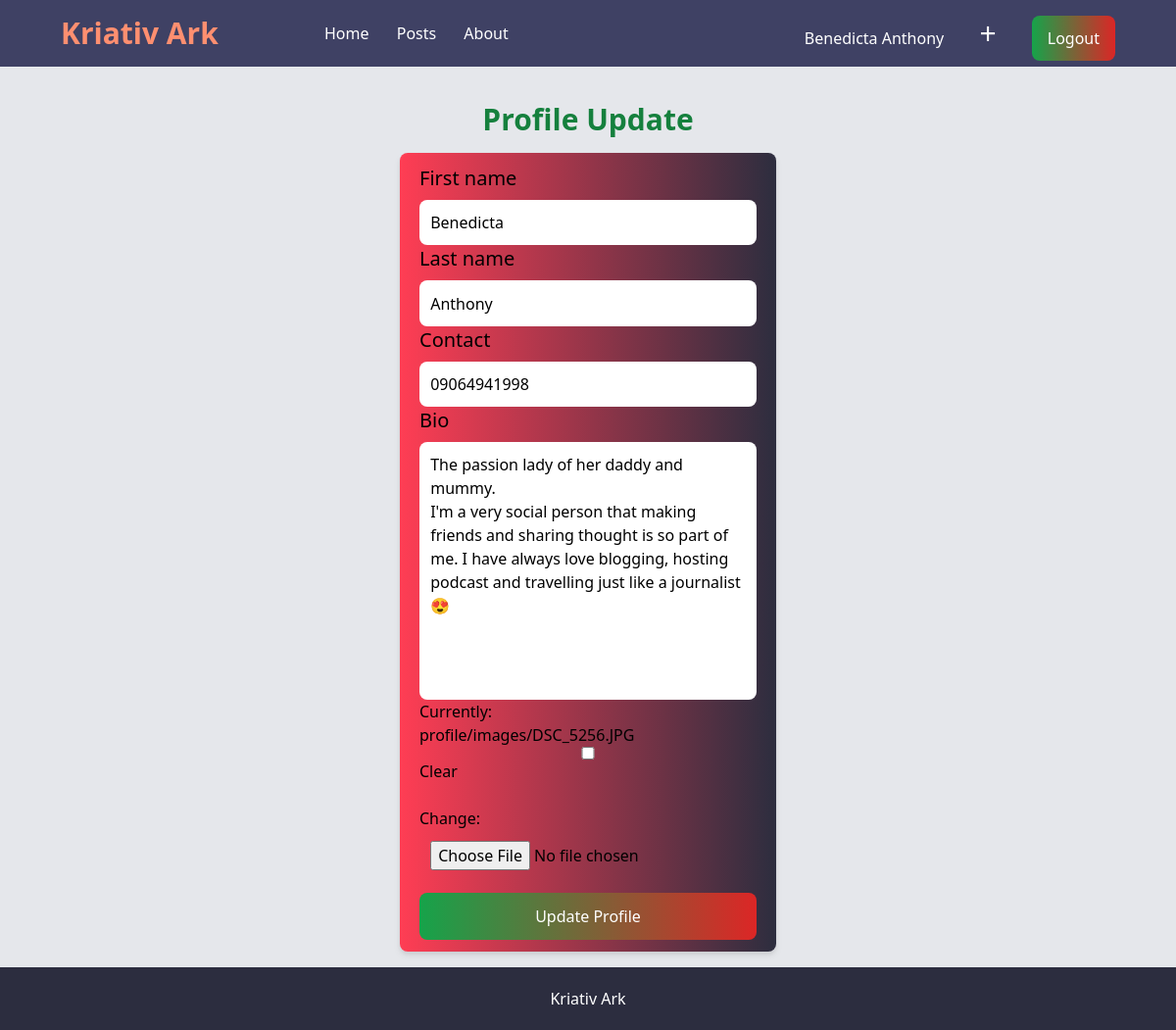
/accounts/update-profile/ (signed in), run on the app's committed database.
### users/models.py (models this page shows, shortened)
class Profile(models.Model):
    user = models.OneToOneField(User, on_delete=models.CASCADE)
    first_name = models.CharField(max_length=100)
    last_name = models.CharField(max_length=100)
    contact = models.CharField(max_length=15, blank=True, null=True)
    bio = models.TextField(max_length=300)
    image = models.ImageField(upload_to="profile/images", blank=True, null=True)
    slug = models.SlugField(max_length=255, db_index=True)
    def __str__(self) -> str:
        return f"{self.first_name} {self.last_name}"

### users/views.py (the view)
# urls.py: path("update-profile/", views.update_profile, name="update-profile"),
@login_required
def update_profile(request):
    profile = request.user.profile
    form = CreateProfile(instance=profile)
    if request.method == "POST":
        redirect_path = reverse("profile", args=[profile.slug])
        form = CreateProfile(request.POST, request.FILES, instance=profile)
        if form.is_valid():
            form.save()
            return HttpResponseRedirect(redirect_path)
    context = {
        "form":form
    }
    return render( request, "users/update-profile.html", context)

### users/forms.py
class CreateProfile(forms.ModelForm):
    class Meta:
        model = Profile
        fields = ["first_name", "last_name", "contact", "bio", "image"]
        exclude = ["user"]
        label ={
            "image":"chose avatar"
        }

### users/templates/users/update-profile.html (shortened to what this page needs)
{% extends 'base.html' %}
{% block content %}
{% include "navbar.html" %}
<section class="container mx-auto mt-9">
    <div class="text-center">
        <h1 class="text-2xl font-bold text-green-700 md:text-3xl">Profile Update</h1>
    </div>
    <div class="flex flex-col justify-between items-center my-4">
        <form action="" method="POST" enctype="multipart/form-data" class="bg-gradient-to-r from-LightRed to-VeryDarkGrayBlue py-3 px-5 rounded-lg drop-shadow-md w-full md:w-96">
            <div class="flex flex-col input">
                <label for="id_first_name" class="text-VeryDarkBlue pb-2 text-sm md:text-xl">First name</label>
               {{form.first_name}}
            </div>
            <div class="flex flex-col input">
                <label for="id_last_name" class="text-sm text-VeryDarkBlue pb-2 md:text-xl">Last name</label>
               {{form.last_name}}
            </div>
            <div class="flex flex-col input">
                <label for="id_contact" class="text-sm text-VeryDarkBlue pb-2 md:text-xl">Contact</label>
                {{form.contact}}
            </div>
            <div class="flex flex-col input">
                <label for="id_bio" class="text-sm text-VeryDarkBlue pb-2 md:text-xl">Bio</label>
                {{form.bio}}
            </div>
            <div class="flex flex-col input">
                {{form.image}}
            </div>
            <input type="submit" value="Update Profile" class="w-full py-3 px-4 bg-gradient-to-r from-green-600 to-red-600 hover:from-red-600 hover:to-green-400 text-white rounded-lg hover:bg-green-800 mt-3 text-center text-1xl md:1/2">
        </form>
    </div>
</section>
{% endblock content %}

### templates/navbar.html (shortened to what this page needs)
<section class="w-100 bg-VeryDarkDesaturatedBlue">
    <header class="container mx-auto py-4 flex relative z-20 justify-between items-center px-3">
      <div class="logo">
        <h2 class="text-2xl md:text-3xl font-bold text-white">
          <a href="{% url 'home' %}" class="text-VeryLightRed">Kriativ Ark</a>
        </h2>
      </div>
      <nav class=" hidden md:flex items-center justify-between w-3/4">
        <div class="space-x-6 ">
          <a href=" {% url 'home' %} " class="text-white hover:text-VeryLightRed">Home</a>
          <a href=" {% url 'posts' %} " class="text-white hover:text-VeryLightRed">Posts</a>
          <a href=" {% url 'about' %} " class="text-white hover:text-VeryLightRed">About</a>
        </div>
        <div class="space-x-8">
          {% if user.is_authenticated %}
          <a href=" {% url 'dashbord' user %} " class="text-white hover:text-VeryLightRed">{{user.profile}}</a>
          <a href= " {% url 'add-post' %} " class="text-white text-3xl hover:text-VeryLightRed">+</a>
          <a href=" {% url 'logout' %} " class="w-full py-3 px-4 bg-gradient-to-r from-green-600 to-red-600 hover:from-red-600 hover:to-green-400 text-white rounded-lg hover:bg-green-800 mt-3 text-center text-1xl md:1/2">Logout</a>
        {% endif %}
      </nav>
</header>
  </section>

### static/styles/styles.css (style rules this page uses)
html { line-height: 1.5; -webkit-text-size-adjust: 100%; -moz-tab-size: 4; -o-tab-size: 4; tab-size: 4; font-family: ui-sans-serif, system-ui, -apple-system, BlinkMacSystemFont, "Segoe UI", Roboto, "Helvetica Neue", Arial, "Noto Sans", sans-serif, "Apple Color Emoji", "Segoe UI Emoji", "Segoe UI Symbol", "Noto Color Emoji"; }
body { margin: 0; line-height: inherit; }
h1, h2, h3, h4, h5, h6 { font-size: inherit; font-weight: inherit; }
a { color: inherit; text-decoration: inherit; }
button, input, optgroup, select, textarea { font-family: inherit; font-size: 100%; font-weight: inherit; line-height: inherit; color: inherit; margin: 0; padding: 0; }
button, [type='button'], [type='reset'], [type='submit'] { -webkit-appearance: button; background-color: transparent; background-image: none; }
blockquote, dl, dd, h1, h2, h3, h4, h5, h6, hr, figure, p, pre { margin: 0; }
textarea { resize: vertical; }
input::placeholder, textarea::placeholder { opacity: 1; color: #9ca3af; }
.container { width: 100%; }
@media (min-width: 480px) { .container { max-width: 480px; } }
@media (min-width: 768px) { .container { max-width: 768px; } }
@media (min-width: 1100px) { .container { max-width: 1100px; } }
.relative { position: relative; }
.z-20 { z-index: 20; }
.mx-auto { margin-left: auto; margin-right: auto; }
.my-4 { margin-top: 1rem; margin-bottom: 1rem; }
.mt-3 { margin-top: 0.75rem; }
.mt-9 { margin-top: 2.25rem; }
.flex { display: flex; }
.hidden { display: none; }
.w-3\/4 { width: 75%; }
.w-full { width: 100%; }
.flex-col { flex-direction: column; }
.items-center { align-items: center; }
.justify-between { justify-content: space-between; }
.space-x-6 > :not([hidden]) ~ :not([hidden]) { --tw-space-x-reverse: 0; margin-right: calc(1.5rem * var(--tw-space-x-reverse)); margin-left: calc(1.5rem * calc(1 - var(--tw-space-x-reverse))); }
.space-x-8 > :not([hidden]) ~ :not([hidden]) { --tw-space-x-reverse: 0; margin-right: calc(2rem * var(--tw-space-x-reverse)); margin-left: calc(2rem * calc(1 - var(--tw-space-x-reverse))); }
.rounded-lg { border-radius: 0.5rem; }
.bg-gray-200 { --tw-bg-opacity: 1; background-color: rgb(229 231 235 / var(--tw-bg-opacity)); }
.bg-VeryDarkDesaturatedBlue { --tw-bg-opacity: 1; background-color: hsl(237 23% 32% / var(--tw-bg-opacity)); }
.bg-gradient-to-r { background-image: linear-gradient(to right, var(--tw-gradient-stops)); }
.from-green-600 { --tw-gradient-from: #16a34a; --tw-gradient-to: rgb(22 163 74 / 0); --tw-gradient-stops: var(--tw-gradient-from), var(--tw-gradient-to); }
.from-LightRed { --tw-gradient-from: hsl(353, 100%, 62%); --tw-gradient-to: hsl(353 100% 62% / 0); --tw-gradient-stops: var(--tw-gradient-from), var(--tw-gradient-to); }
.to-red-600 { --tw-gradient-to: #dc2626; }
.to-VeryDarkGrayBlue { --tw-gradient-to: hsl(237, 17%, 21%); }
.px-3 { padding-left: 0.75rem; padding-right: 0.75rem; }
.py-4 { padding-top: 1rem; padding-bottom: 1rem; }
.py-3 { padding-top: 0.75rem; padding-bottom: 0.75rem; }
.px-4 { padding-left: 1rem; padding-right: 1rem; }
.px-5 { padding-left: 1.25rem; padding-right: 1.25rem; }
.pb-2 { padding-bottom: 0.5rem; }
.text-center { text-align: center; }
.text-2xl { font-size: 1.5rem; line-height: 2rem; }
.text-3xl { font-size: 1.875rem; line-height: 2.25rem; }
.text-sm { font-size: 0.875rem; line-height: 1.25rem; }
.font-bold { font-weight: 700; }
.text-white { --tw-text-opacity: 1; color: rgb(255 255 255 / var(--tw-text-opacity)); }
.text-VeryLightRed { --tw-text-opacity: 1; color: hsl(13 100% 72% / var(--tw-text-opacity)); }
.text-green-700 { --tw-text-opacity: 1; color: rgb(21 128 61 / var(--tw-text-opacity)); }
.drop-shadow-md { --tw-drop-shadow: drop-shadow(0 4px 3px rgb(0 0 0 / 0.07)) drop-shadow(0 2px 2px rgb(0 0 0 / 0.06)); filter: var(--tw-blur) var(--tw-brightness) var(--tw-contrast) var(--tw-grayscale) var(--tw-hue-rotate) var(--tw-invert) var(--tw-saturate) var(--tw-sepia) var(--tw-drop-shadow); }
html { transition: all .3s linear; }
.input input, .input textarea, .input select { padding: .7rem; border-radius: 8px; resize: none; }
@media (min-width: 768px) { .md\:flex { display: flex; } }
@media (min-width: 768px) { .md\:w-96 { width: 24rem; } }
@media (min-width: 768px) { .md\:text-3xl { font-size: 1.875rem; line-height: 2.25rem; } }
@media (min-width: 768px) { .md\:text-xl { font-size: 1.25rem; line-height: 1.75rem; } }

### data on the page
Profile: first_name "Benedicta", last_name "Anthony", contact "09064941998", bio "The passion lady of her daddy and mummy. I'm a very social person that making friends and sharing thought is so part of me. I have always love blogging, hosting podcast and travelling just like a journalist😍"

### other printed values
{{ user.profile }} "Benedicta Anthony"
